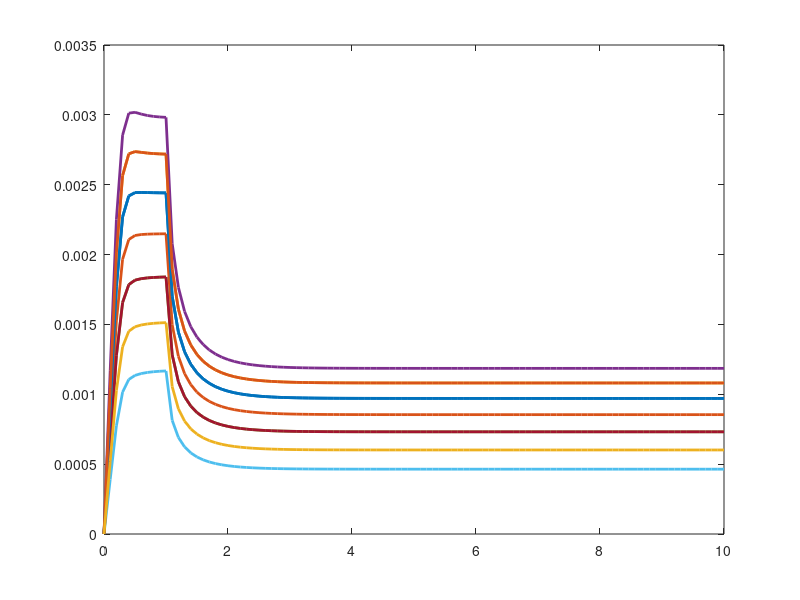

MATLAB code to generate this figure: (Note: this script raises an error after producing the figure.)
close all

tStart = 0;
tEnd = 1;
time = 10;
dt = 0.1;
times = [0:time/dt];
times = times * dt;

A = 1;
B = 3;
x1 = zeros(time/dt,10);
x2 = zeros(time/dt,10);
x3 = zeros(time/dt,10);
x4 = zeros(time/dt,10);
I = [ 0.2, 0.6, 0.9, 0.6, 0.2, 0.1, 0.4, 0.8, 0.4, 0.1 ];

for t=0+dt:dt:time
    % input is only presented from t = 0 to 1
    if t >= tStart && t <= tEnd
        %first input
        %I = [ 0.2, 0.6, 0.9, 0.6, 0.2, 0.1, 0.4, 0.8, 0.4, 0.1 ];
        %second input
        I = [0.7, 0.6, 0.8, 0.9, 0.5, 0.3, 0.5, 0.7, 0.8, 0.4];
    else
        I = [ 0, 0, 0, 0, 0, 0, 0, 0, 0, 0 ];
    end

    % go through each neuron in the network
    for i=1:10
        %convert time to an integer
        pos = int16(t/dt);
        F = 0.25;
        %linear
        f1 = x1(pos,i);
        signalExceptI1 = 0;
        for k=1:10
            if k ~= i
                signalExceptI1 = signalExceptI1 + x1(pos,k);
            end
        end
        %faster than linear
        f2 = x2(pos,i) * x2(pos,i);
        signalExceptI2 = 0;
        for k=1:10
            if k ~= i
                signalExceptI2 = signalExceptI2 + (x2(pos,k) * x2(pos,k));
            end
        end
        %slower than linear
        f3 = x3(pos,i) / (F + x3(pos,i));
        signalExceptI3 = 0;
        for k=1:10
            if k ~= i
                signalExceptI3 = signalExceptI3 + ((x3(pos,k) / (F + x3(pos,k))));
            end
        end
        %sigmoid
        f4 = (x4(pos,i) * x4(pos,i)) / (F + (x4(pos,i) * x4(pos,i)));
        signalExceptI4 = 0;
        for k=1:10
            if k ~= i
                signalExceptI4 = signalExceptI4 + (x4(pos,k) * x4(pos,k)) / (F + (x4(pos,k) * x4(pos,k)));
            end
        end
        % change in activity
        dxdt1 = (-A * x1(pos,i)) + ((B - x1(pos,i)) * (f1 + I(i))) - (x1(pos,i) * signalExceptI1);
        dxdt2 = (-A * x2(pos,i)) + ((B - x2(pos,i)) * (f2 + I(i))) - (x2(pos,i) * signalExceptI2);
        dxdt3 = (-A * x3(pos,i)) + ((B - x3(pos,i)) * (f3 + I(i))) - (x3(pos,i) * signalExceptI3);
        dxdt4 = (-A * x4(pos,i)) + ((B - x4(pos,i)) * (f4 + I(i))) - (x4(pos,i) * signalExceptI4);
        % activity
        % row = pos = time (out of time/dt)
        % col = i neuron index 
        y = i;
        x1(pos + 1,i) = x1(pos,i) + (dt * dxdt1);
        x2(pos + 1,i) = x2(pos,i) + (dt * dxdt2);
        x3(pos + 1,i) = x3(pos,i) + (dt * dxdt3);
        x4(pos + 1,i) = x4(pos,i) + (dt * dxdt4);
    end
end
% normalized activity
X1 = x1/sum(sum(x1));
X2 = x2/sum(sum(x2));
X3 = x3/sum(sum(x3));
X4 = x4/sum(sum(x4));

X = [1:10];
Y = times;
%normalized f1 vs time - each with 10 curves
figure;
plot(times,X1,'LineWidth',2)
title("Normalized Activity of Neurons in a Recurrent Neural Network with Signal" + ...
    " Function 1 Over Time")
legend("Neuron 1", "Neuron 2", "Neuron 3",  "Neuron 4", ...
     "Neuron 5",  "Neuron 6",  "Neuron 7",  "Neuron 8", ...
      "Neuron 9",  "Neuron 10");
xlabel("Time")
ylabel("Neuron activity")

figure;
surf(X,Y,X1)
title("Normalized Activity of Neurons in a Recurrent Neural Network with Signal" + ...
    " Function 1 Over Time - Surface Plot")
xlabel("Neuron Index")
ylabel("Time")
zlabel("Neuron activity")

%final normalized f1 vs index
figure;
plot(X1(101, :), "LineWidth",2) 
title("The Final Normalized Activity for Neurons in a Recurrent Neural Network with Signal Function 1")
xlabel("Neuron Index")
ylabel("Neuron Activity")
xlim([1 10])

%normalized f2 vs time - each with 10 curves
figure;
plot(times,X2,'LineWidth',2)
title("Normalized Activity of Neurons in a Recurrent Neural Network with Signal" + ...
    " Function 2 Over Time")
legend("Neuron 1", "Neuron 2", "Neuron 3",  "Neuron 4", ...
     "Neuron 5",  "Neuron 6",  "Neuron 7",  "Neuron 8", ...
      "Neuron 9",  "Neuron 10");
xlabel("Time")
ylabel("Neuron activity")

figure;
surf(X,Y,X2)
title("Normalized Activity of Neurons in a Recurrent Neural Network with Signal" + ...
    " Function 2 Over Time - Surface Plot")
xlabel("Neuron Index")
ylabel("Time")
zlabel("Neuron activity")

%final normalized f2 vs index
figure;
plot(X2(101, :), "LineWidth",2) 
title("The Final Normalized Activity for Neurons in a Recurrent Neural Network with Signal Function 2")
xlabel("Neuron Index")
ylabel("Neuron Activity")
xlim([1 10])

%normalized f3 vs time - each with 10 curves
figure;
plot(times,X3,'LineWidth',2)
title("Normalized Activity of Neurons in a Recurrent Neural Network with Signal" + ...
    " Function 3 Over Time")
legend("Neuron 1", "Neuron 2", "Neuron 3",  "Neuron 4", ...
     "Neuron 5",  "Neuron 6",  "Neuron 7",  "Neuron 8", ...
      "Neuron 9",  "Neuron 10");
xlabel("Time")
ylabel("Neuron activity")

figure;
surf(X,Y,X3)
title("Normalized Activity of Neurons in a Recurrent Neural Network with Signal" + ...
    " Function 3 Over Time - Surface Plot")
xlabel("Neuron Index")
ylabel("Time")
zlabel("Neuron activity")

%final normalized f3 vs index
figure;
plot(X3(101, :), "LineWidth",2) 
title("The Final Normalized Activity for Neurons in a Recurrent Neural Network with Signal Function 3")
xlabel("Neuron Index")
ylabel("Neuron Activity")
xlim([1 10])
% ylim([.001 .002]) 

%normalized f4 vs time - each with 10 curves
figure;
plot(times,X4,'LineWidth',2)
title("Normalized Activity of Neurons in a Recurrent Neural Network with Signal" + ...
    " Function 4 Over Time")
legend("Neuron 1", "Neuron 2", "Neuron 3",  "Neuron 4", ...
     "Neuron 5",  "Neuron 6",  "Neuron 7",  "Neuron 8", ...
      "Neuron 9",  "Neuron 10");
xlabel("Time")
ylabel("Neuron activity")

figure;
surf(X,Y,X4)
title("Normalized Activity of Neurons in a Recurrent Neural Network with Signal" + ...
    " Function 4 Over Time - Surface Plot")
xlabel("Neuron Index")
ylabel("Time")
zlabel("Neuron activity")

%final normalized f4 vs index
figure;
plot(X4(101, :), "LineWidth",2) 
title("The Final Normalized Activity for Neurons in a Recurrent Neural Network with Signal Function 4")
xlabel("Neuron Index")
ylabel("Neuron Activity")
xlim([1 10])




